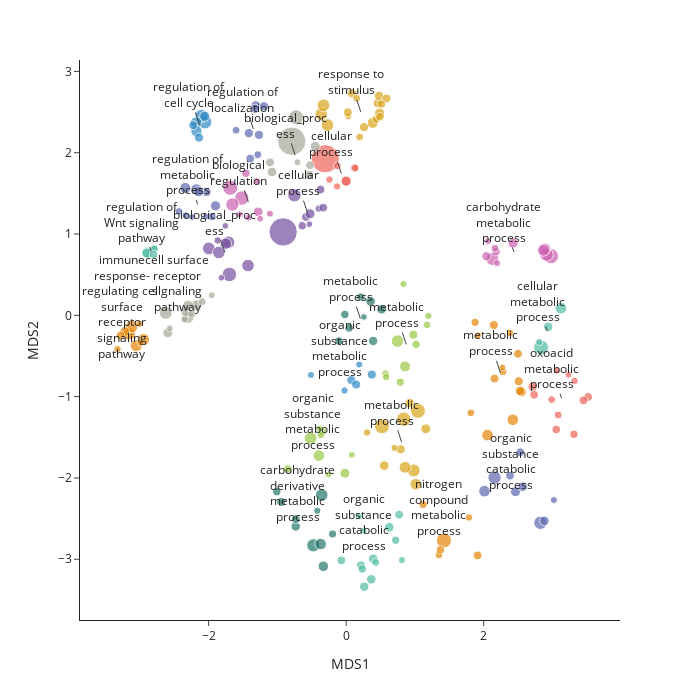

The notebook cell this image was saved under:
### Code cell
# plot interactive enrichment_plot

def plot_interactive_enrichment_mds(data, labels, centers, names, figsize=(700, 700), save=False, dir='int_enrichment.html'):
    fig = px.scatter(data,
                    x='MDS1',
                    y='MDS2',
                    color='hue',
                    size='Adjusted P-value',
                    hover_data={'Term': True,
                                'MDS1': False, # hide
                                'MDS2': False, # hide
                                'hue':False, # hide
                                'Adjusted P-value':False}, # hide
                    color_discrete_sequence=px.colors.qualitative.Vivid)

    fig.update_layout(template='simple_white',
                            height=figsize[0],
                            width=figsize[1],
                            showlegend=False)

    for i in range(len(np.unique(labels))):
        fig.add_annotation(x=centers[i][0],
                            y=centers[i][1],
                            text=list(map(customwrap, names))[i],
                            showarrow=True,
                            arrowhead=0)

    if save == True:
        # Save the plot as an HTML file
        pio.write_html(fig, f'{dir}')

    fig.show()

plot_interactive_enrichment_mds(data, labels, centers, names)

### Figure 1 — Plotly figure (JSON) as saved in the notebook; plotly's stock layout.template omitted (floating-point values rounded to 4 significant figures)
{"data": [{"customdata": [["glucuronate catabolic process", "5", 3.995], ["fructose catabolic process", "5", 3.995], ["oxaloacetate metabolic process", "5", 2.471], ["aspartate metabolic process", "5", 2.276], ["tyrosine metabolic process", "5", 2.452], ["L-phenylalanine metabolic process", "5", 1.784], ["oligosaccharide catabolic process", "5", 1.784], ["dicarboxylic acid biosynthetic process", "5", 1.663], ["tRNA aminoacylation", "5", 2.896], ["sulfur amino acid metabolic process", "5", 2.276], ["tricarboxylic acid metabolic process", "5", 1.474], ["glycine metabolic process", "5", 1.474], ["tRNA aminoacylation for protein translation", "5", 2.629], ["water-soluble vitamin metabolic process", "5", 2.005]], "hovertemplate": "Term=%{customdata[0]}<extra></extra>", "legendgroup": "5", "marker": {"color": "rgb(229, 134, 6)", "size": [3.995, 3.995, 2.471, 2.276, 2.452, 1.784, 1.784, 1.663, 2.896, 2.276, 1.474, 1.474, 2.629, 2.005], "sizemode": "area", "sizeref": 0.05875, "symbol": "circle"}, "mode": "markers", "name": "5", "orientation": "v", "showlegend": true, "type": "scatter", "x": [2.055, 2.424, 2.147, 2.499, 2.51, 2.28, 1.813, 2.381, 2.551, 2.158, 1.915, 2.272, 2.529, 1.875], "xaxis": "x", "y": [-1.473, -1.284, -0.1194, -0.4724, -0.8107, -0.6941, -1.199, -0.2168, -0.9423, -0.7774, -0.2471, -0.6421, -0.9294, -0.08647], "yaxis": "y"}, {"customdata": [["glucuronate catabolic process to xylulose 5-phosphate", "14", 3.995], ["tyrosine catabolic process", "14", 2.276], ["carbohydrate catabolic process", "14", 5.173], ["aromatic amino acid family catabolic process", "14", 2.928], ["aspartate family amino acid catabolic process", "14", 2.637], ["dicarboxylic acid catabolic process", "14", 2.245], ["cellular amino acid catabolic process", "14", 5.173], ["alpha-amino acid catabolic process", "14", 2.635], ["carboxylic acid catabolic process", "14", 1.474]], "hovertemplate": "Term=%{customdata[0]}<extra></extra>", "legendgroup": "14", "marker": {"color": "rgb(93, 105, 177)", "size": [3.995, 2.276, 5.173, 2.928, 2.637, 2.245, 5.173, 2.635, 1.474], "sizemode": "area", "sizeref": 0.05875, "symbol": "circle"}, "mode": "markers", "name": "14", "orientation": "v", "showlegend": true, "type": "scatter", "x": [2.012, 2.382, 2.157, 2.462, 2.566, 2.533, 2.824, 2.883, 3.021], "xaxis": "x", "y": [-2.162, -1.971, -1.995, -2.169, -2.107, -1.683, -2.552, -2.527, -2.272], "yaxis": "y"}, {"customdata": [["fructose catabolic process to hydroxyacetone phosphate and glyceraldehyde-3-phosphate", "24", 3.995], ["dicarboxylic acid metabolic process", "24", 6.488], ["folic acid metabolic process", "24", 2.637], ["pyruvate metabolic process", "24", 1.522]], "hovertemplate": "Term=%{customdata[0]}<extra></extra>", "legendgroup": "24", "marker": {"color": "rgb(82, 188, 163)", "size": [3.995, 6.488, 2.637, 1.522], "sizemode": "area", "sizeref": 0.05875, "symbol": "circle"}, "mode": "markers", "name": "24", "orientation": "v", "showlegend": true, "type": "scatter", "x": [3.123, 2.835, 2.937, 2.807], "xaxis": "x", "y": [0.08819, -0.3947, -0.141, -0.328], "yaxis": "y"}, {"customdata": [["xylulose 5-phosphate biosynthetic process", "13", 3.995], ["glyceraldehyde-3-phosphate metabolic process", "13", 4.76], ["glycerol-3-phosphate metabolic process", "13", 2.276], ["glycoside metabolic process", "13", 2.276], ["fructose 1,6-bisphosphate metabolic process", "13", 1.784], ["fructose 6-phosphate metabolic process", "13", 1.663], ["pentose-phosphate shunt", "13", 1.39], ["sphingolipid metabolic process", "13", 2.925], ["glycerophospholipid metabolic process", "13", 1.369]], "hovertemplate": "Term=%{customdata[0]}<extra></extra>", "legendgroup": "13", "marker": {"color": "rgb(153, 201, 69)", "size": [3.995, 4.76, 2.276, 2.276, 1.784, 1.663, 1.39, 2.925, 1.369], "sizemode": "area", "sizeref": 0.05875, "symbol": "circle"}, "mode": "markers", "name": "13", "orientation": "v", "showlegend": true, "type": "scatter", "x": [-0.3971, -0.518, -0.3452, -0.8494, -0.3799, -0.3705, -0.2571, -0.01741, 0.0827], "xaxis": "x", "y": [-1.724, -1.51, -1.427, -1.891, -1.4, -1.47, -1.958, -1.941, -1.715], "yaxis": "y"}, {"customdata": [["glycerol metabolic process", "3", 4.947], ["glycerol biosynthetic process", "3", 2.471], ["fructose metabolic process", "3", 3.029], ["hexose metabolic process", "3", 6.865], ["pentose metabolic process", "3", 2.074], ["glucose metabolic process", "3", 5.21], ["gluconeogenesis", "3", 4.378], ["hexose biosynthetic process", "3", 4.155], ["galactose metabolic process", "3", 1.784], ["glucan biosynthetic process", "3", 1.39], ["glycogen biosynthetic process", "3", 1.39]], "hovertemplate": "Term=%{customdata[0]}<extra></extra>", "legendgroup": "3", "marker": {"color": "rgb(204, 97, 176)", "size": [4.947, 2.471, 3.029, 6.865, 2.074, 5.21, 4.378, 4.155, 1.784, 1.39, 1.39], "sizemode": "area", "sizeref": 0.05875, "symbol": "circle"}, "mode": "markers", "name": "3", "orientation": "v", "showlegend": true, "type": "scatter", "x": [2.126, 2.04, 2.428, 2.978, 2.181, 2.913, 2.888, 2.869, 2.164, 2.061, 2.195], "xaxis": "x", "y": [0.6929, 0.7268, 0.8885, 0.728, 0.7824, 0.7477, 0.8152, 0.7995, 0.8256, 0.9124, 0.6419], "yaxis": "y"}, {"customdata": [["amino sugar catabolic process", "21", 3.273], ["nucleotide-sugar biosynthetic process", "21", 4.703], ["UDP-N-acetylglucosamine biosynthetic process", "21", 2.564], ["glycolipid metabolic process", "21", 5.173], ["amino sugar biosynthetic process", "21", 2.452], ["glycoside catabolic process", "21", 1.917], ["UDP-N-acetylglucosamine metabolic process", "21", 2.316], ["glycosphingolipid metabolic process", "21", 3.959], ["N-acetylglucosamine metabolic process", "21", 2.047], ["glycosaminoglycan metabolic process", "21", 1.559]], "hovertemplate": "Term=%{customdata[0]}<extra></extra>", "legendgroup": "21", "marker": {"color": "rgb(36, 121, 108)", "size": [3.273, 4.703, 2.564, 5.173, 2.452, 1.917, 2.316, 3.959, 2.047, 1.559], "sizemode": "area", "sizeref": 0.05875, "symbol": "circle"}, "mode": "markers", "name": "21", "orientation": "v", "showlegend": true, "type": "scatter", "x": [-0.3314, -0.3558, -0.7333, -0.4772, -0.9437, -0.1973, -0.7326, -0.3708, -1.009, -0.4204], "xaxis": "x", "y": [-3.085, -2.21, -2.597, -2.828, -2.296, -2.689, -2.507, -2.812, -2.169, -2.403], "yaxis": "y"}, {"customdata": [["proteasomal ubiquitin-independent protein catabolic process", "4", 6.474], ["peptide catabolic process", "4", 4.927], ["hydrogen peroxide catabolic process", "4", 2.479], ["phosphate-containing compound metabolic process", "4", 6.11], ["proteolysis", "4", 6.527], ["anaphase-promoting complex-dependent catabolic process", "4", 4.155], ["lipoprotein catabolic process", "4", 1.56], ["organophosphate biosynthetic process", "4", 2.831], ["sulfur compound catabolic process", "4", 2.768], ["SCF-dependent proteasomal ubiquitin-dependent protein catabolic process", "4", 3.949], ["NAD biosynthetic process", "4", 1.663], ["proteolysis involved in cellular protein catabolic process", "4", 2.607]], "hovertemplate": "Term=%{customdata[0]}<extra></extra>", "legendgroup": "4", "marker": {"color": "rgb(218, 165, 27)", "size": [6.474, 4.927, 2.479, 6.11, 6.527, 4.155, 1.56, 2.831, 2.768, 3.949, 1.663, 2.607], "sizemode": "area", "sizeref": 0.05875, "symbol": "circle"}, "mode": "markers", "name": "4", "orientation": "v", "showlegend": true, "type": "scatter", "x": [0.5203, 0.9818, 0.7932, 0.8375, 1.044, 0.8563, 0.7034, 1.157, 0.5535, 1.011, 0.3032, 0.9246], "xaxis": "x", "y": [-1.365, -1.907, -1.648, -1.277, -1.175, -1.869, -1.631, -1.396, -1.849, -2.077, -1.441, -1.078], "yaxis": "y"}, {"customdata": [["carnitine biosynthetic process", "6", 2.471], ["pyridine-containing compound metabolic process", "6", 2.471], ["amino-acid betaine biosynthetic process", "6", 2.471], ["carnitine metabolic process", "6", 1.474], ["angiotensin maturation", "6", 1.474], ["retinoid metabolic process", "6", 1.564]], "hovertemplate": "Term=%{customdata[0]}<extra></extra>", "legendgroup": "6", "marker": {"color": "rgb(47, 138, 196)", "size": [2.471, 2.471, 2.471, 1.474, 1.474, 1.564], "sizemode": "area", "sizeref": 0.05875, "symbol": "circle"}, "mode": "markers", "name": "6", "orientation": "v", "showlegend": true, "type": "scatter", "x": [0.07554, 0.3734, 0.1455, 0.1896, -0.512, -0.0237], "xaxis": "x", "y": [-0.7968, -0.7285, -0.8505, -0.6049, -0.7329, -0.9239], "yaxis": "y"}, {"customdata": [["neutrophil degranulation", "22", 23.5], ["inclusion body assembly", "22", 2.276], ["pre-replicative complex assembly", "22", 5.173], ["membrane raft organization", "22", 2.143], ["phagosome maturation", "22", 2.945], ["transferrin transport", "22", 2.297], ["protein homotetramerization", "22", 1.626], ["protein-DNA complex assembly", "22", 2.276], ["cell-cell junction organization", "22", 1.317]], "hovertemplate": "Term=%{customdata[0]}<extra></extra>", "legendgroup": "22", "marker": {"color": "rgb(118, 78, 159)", "size": [23.5, 2.276, 5.173, 2.143, 2.945, 2.297, 1.626, 2.276, 1.317], "sizemode": "area", "sizeref": 0.05875, "symbol": "circle"}, "mode": "markers", "name": "22", "orientation": "v", "showlegend": true, "type": "scatter", "x": [-0.9161, -0.5848, -0.7523, -0.6381, -0.5248, -0.3741, -0.3993, -0.3333, -0.5352], "xaxis": "x", "y": [1.026, 1.21, 1.476, 1.102, 1.249, 1.547, 1.313, 1.325, 1.122], "yaxis": "y"}, {"customdata": [["neutrophil activation involved in immune response", "20", 23.5], ["lytic vacuole organization", "20", 3.237], ["Arp2/3 complex-mediated actin nucleation", "20", 2.143], ["lysosome organization", "20", 2.896], ["actin filament depolymerization", "20", 1.56], ["vesicle transport along actin filament", "20", 1.793], ["actin nucleation", "20", 1.663], ["actin filament-based transport", "20", 1.663]], "hovertemplate": "Term=%{customdata[0]}<extra></extra>", "legendgroup": "20", "marker": {"color": "rgb(237, 100, 90)", "size": [23.5, 3.237, 2.143, 2.896, 1.56, 1.793, 1.663, 1.663], "sizemode": "area", "sizeref": 0.05875, "symbol": "circle"}, "mode": "markers", "name": "20", "orientation": "v", "showlegend": true, "type": "scatter", "x": [-0.3054, -0.0001258, 0.1214, -0.0001258, -0.1315, -0.1286, 0.1318, -0.2431], "xaxis": "x", "y": [1.925, 1.651, 1.813, 1.651, 1.585, 1.837, 1.813, 1.67], "yaxis": "y"}, {"customdata": [["neutrophil mediated immunity", "1", 23.5], ["antigen processing and presentation of exogenous peptide antigen via MHC class I", "1", 6.545], ["phagosome acidification", "1", 2.754], ["iron ion transport", "1", 2.945], ["intracellular pH reduction", "1", 2.353], ["lysosome localization", "1", 2.276], ["cellular protein catabolic process", "1", 2.543], ["cellular iron ion homeostasis", "1", 1.433]], "hovertemplate": "Term=%{customdata[0]}<extra></extra>", "legendgroup": "1", "marker": {"color": "rgb(165, 170, 153)", "size": [23.5, 6.545, 2.754, 2.945, 2.353, 2.276, 2.543, 1.433], "sizemode": "area", "sizeref": 0.05875, "symbol": "circle"}, "mode": "markers", "name": "1", "orientation": "v", "showlegend": true, "type": "scatter", "x": [-0.7912, -0.7289, -1.078, -0.4495, -1.107, -0.526, -0.535, -0.7084], "xaxis": "x", "y": [2.142, 2.436, 1.763, 2.079, 1.881, 1.846, 1.726, 1.882], "yaxis": "y"}, {"customdata": [["N-acetylneuraminate catabolic process", "0", 2.276], ["organonitrogen compound catabolic process", "0", 6.712], ["N-acetylneuraminate metabolic process", "0", 1.663], ["nucleotide catabolic process", "0", 2.047], ["protein catabolic process", "0", 1.802], ["proteasomal protein catabolic process", "0", 1.974]], "hovertemplate": "Term=%{customdata[0]}<extra></extra>", "legendgroup": "0", "marker": {"color": "rgb(229, 134, 6)", "size": [2.276, 6.712, 1.663, 2.047, 1.802, 1.974], "sizemode": "area", "sizeref": 0.05875, "symbol": "circle"}, "mode": "markers", "name": "0", "orientation": "v", "showlegend": true, "type": "scatter", "x": [1.911, 1.422, 1.785, 1.12, 1.35, 1.371], "xaxis": "x", "y": [-2.952, -2.768, -2.486, -2.325, -2.946, -2.883], "yaxis": "y"}, {"customdata": [["negative regulation of establishment of protein localization to mitochondrion", "18", 2.276], ["positive regulation of establishment of protein localization to telomere", "18", 2.681], ["regulation of establishment of protein localization to telomere", "18", 2.564], ["regulation of protein localization to Cajal body", "18", 2.564], ["positive regulation of protein localization to Cajal body", "18", 2.564], ["positive regulation of protein localization to chromosome, telomeric region", "18", 2.452], ["regulation of telomerase RNA localization to Cajal body", "18", 1.866], ["positive regulation of establishment of protein localization", "18", 1.793]], "hovertemplate": "Term=%{customdata[0]}<extra></extra>", "legendgroup": "18", "marker": {"color": "rgb(93, 105, 177)", "size": [2.276, 2.681, 2.564, 2.564, 2.564, 2.452, 1.866, 1.793], "sizemode": "area", "sizeref": 0.05875, "symbol": "circle"}, "mode": "markers", "name": "18", "orientation": "v", "showlegend": true, "type": "scatter", "x": [-1.395, -1.314, -1.194, -1.268, -1.415, -1.323, -1.285, -1.6], "xaxis": "x", "y": [1.928, 2.581, 2.57, 2.219, 2.241, 2.54, 1.975, 2.276], "yaxis": "y"}, {"customdata": [["glycosylceramide catabolic process", "7", 2.276], ["glycosyl compound catabolic process", "7", 2.276], ["glycosphingolipid catabolic process", "7", 2.681], ["membrane lipid catabolic process", "7", 2.681], ["ganglioside catabolic process", "7", 2.074], ["carbohydrate derivative catabolic process", "7", 2.637], ["ceramide catabolic process", "7", 2.047], ["phospholipid catabolic process", "7", 2.276], ["nucleoside catabolic process", "7", 1.474], ["keratan sulfate catabolic process", "7", 1.474], ["chondroitin sulfate catabolic process", "7", 1.39], ["glycosaminoglycan catabolic process", "7", 2.681], ["aminoglycan catabolic process", "7", 1.849]], "hovertemplate": "Term=%{customdata[0]}<extra></extra>", "legendgroup": "7", "marker": {"color": "rgb(82, 188, 163)", "size": [2.276, 2.276, 2.681, 2.681, 2.074, 2.637, 2.047, 2.276, 1.474, 1.474, 1.39, 2.681, 1.849], "sizemode": "area", "sizeref": 0.05875, "symbol": "circle"}, "mode": "markers", "name": "7", "orientation": "v", "showlegend": true, "type": "scatter", "x": [0.2152, -0.07058, 0.3659, 0.6266, 0.2339, 0.263, 0.719, 0.7703, 0.8114, 0.1853, 0.2542, 0.394, 0.43], "xaxis": "x", "y": [-3.073, -3.012, -3.247, -2.606, -3.12, -3.337, -2.766, -2.451, -3.01, -2.472, -2.645, -2.994, -3.038], "yaxis": "y"}, {"customdata": [["folic acid-containing compound metabolic process", "8", 4.619], ["nonribosomal peptide biosynthetic process", "8", 2.452], ["glutathione biosynthetic process", "8", 1.56], ["ethanol oxidation", "8", 1.474], ["peptide metabolic process", "8", 3.533], ["cellular modified amino acid biosynthetic process", "8", 1.729], ["sulfur compound biosynthetic process", "8", 2.047], ["cellular amide metabolic process", "8", 2.0], ["protein deubiquitination", "8", 1.779], ["protein modification by small protein removal", "8", 1.659]], "hovertemplate": "Term=%{customdata[0]}<extra></extra>", "legendgroup": "8", "marker": {"color": "rgb(153, 201, 69)", "size": [4.619, 2.452, 1.56, 1.474, 3.533, 1.729, 2.047, 2.0, 1.779, 1.659], "sizemode": "area", "sizeref": 0.05875, "symbol": "circle"}, "mode": "markers", "name": "8", "orientation": "v", "showlegend": true, "type": "scatter", "x": [0.7478, 0.9771, 1.197, 0.8325, 0.8567, 1.175, 1.018, 0.788, 0.5725, 0.581], "xaxis": "x", "y": [-0.3168, -0.238, -0.006544, 0.3842, -0.6284, -0.1163, -0.3562, -0.8222, -0.7161, -0.7577], "yaxis": "y"}, {"customdata": [["regulation of cellular amino acid metabolic process", "16", 6.626], ["regulation of cellular amine metabolic process", "16", 6.138], ["regulation of cellular ketone metabolic process", "16", 5.173], ["positive regulation of telomerase RNA localization to Cajal body", "16", 2.143], ["regulation of plasminogen activation", "16", 1.474], ["regulation of angiotensin levels in blood", "16", 1.474], ["regulation of proteolysis involved in cellular protein catabolic process", "16", 1.433], ["regulation of cholesterol transport", "16", 1.433], ["protein stabilization", "16", 2.823], ["regulation of mitochondrial membrane potential", "16", 1.41]], "hovertemplate": "Term=%{customdata[0]}<extra></extra>", "legendgroup": "16", "marker": {"color": "rgb(204, 97, 176)", "size": [6.626, 6.138, 5.173, 2.143, 1.474, 1.474, 1.433, 1.433, 2.823, 1.41], "sizemode": "area", "sizeref": 0.05875, "symbol": "circle"}, "mode": "markers", "name": "16", "orientation": "v", "showlegend": true, "type": "scatter", "x": [-1.685, -1.518, -1.654, -1.459, -1.422, -1.108, -1.554, -1.297, -1.279, -1.25], "xaxis": "x", "y": [1.568, 1.442, 1.363, 1.748, 1.202, 1.25, 1.241, 1.65, 1.272, 1.189], "yaxis": "y"}, {"customdata": [["removal of superoxide radicals", "19", 2.681], ["mycotoxin metabolic process", "19", 2.143], ["aflatoxin metabolic process", "19", 2.143], ["organic heteropentacyclic compound metabolic process", "19", 2.143], ["hydrogen peroxide metabolic process", "19", 2.681], ["neurotransmitter biosynthetic process", "19", 1.309], ["glutathione metabolic process", "19", 1.984], ["DNA-dependent DNA replication", "19", 2.591]], "hovertemplate": "Term=%{customdata[0]}<extra></extra>", "legendgroup": "19", "marker": {"color": "rgb(36, 121, 108)", "size": [2.681, 2.143, 2.143, 2.143, 2.681, 1.309, 1.984, 2.591], "sizemode": "area", "sizeref": 0.05875, "symbol": "circle"}, "mode": "markers", "name": "19", "orientation": "v", "showlegend": true, "type": "scatter", "x": [0.3544, -0.01859, -0.1052, 0.04385, 0.5155, 0.2584, 0.2122, 0.3925], "xaxis": "x", "y": [0.1721, 0.01107, -0.3171, -0.1543, 0.07457, -0.01927, 0.2256, -0.315], "yaxis": "y"}, {"customdata": [["cellular response to superoxide", "9", 2.564], ["regulation of transcription from RNA polymerase II promoter in response to hypoxia", "9", 4.624], ["regulation of transcription from RNA polymerase II promoter in response to stress", "9", 4.687], ["cellular response to lectin", "9", 4.761], ["cellular response to hypoxia", "9", 3.629], ["response to chemokine", "9", 1.309], ["response to unfolded protein", "9", 2.359], ["cellular response to amino acid starvation", "9", 2.607], ["response to amino acid starvation", "9", 2.57], ["cellular response to insulin stimulus", "9", 3.062], ["cellular response to oxidative stress", "9", 2.681], ["cellular response to interleukin-12", "9", 1.779], ["cellular response to chemical stress", "9", 2.331], ["response to insulin", "9", 1.779], ["cellular response to interleukin-1", "9", 2.047], ["cellular response to tumor necrosis factor", "9", 2.155], ["cellular response to starvation", "9", 1.993]], "hovertemplate": "Term=%{customdata[0]}<extra></extra>", "legendgroup": "9", "marker": {"color": "rgb(218, 165, 27)", "size": [2.564, 4.624, 4.687, 4.761, 3.629, 1.309, 2.359, 2.607, 2.57, 3.062, 2.681, 1.779, 2.331, 1.779, 2.047, 2.155, 1.993], "sizemode": "area", "sizeref": 0.05875, "symbol": "circle"}, "mode": "markers", "name": "9", "orientation": "v", "showlegend": true, "type": "scatter", "x": [0.2598, -0.3628, -0.3297, -0.2719, 0.3865, 0.02963, 0.0239, 0.461, 0.08345, 0.4866, 0.4781, 0.1964, 0.5847, 0.1523, 0.4384, 0.4913, 0.5137], "xaxis": "x", "y": [2.314, 2.474, 2.584, 2.34, 2.368, 2.446, 2.497, 2.608, 2.732, 2.486, 2.697, 2.195, 2.667, 2.67, 2.413, 2.442, 2.599], "yaxis": "y"}, {"customdata": [["negative regulation of cell cycle G2/M phase transition", "11", 5.615], ["negative regulation of G2/M transition of mitotic cell cycle", "11", 5.038], ["negative regulation of mitotic cell cycle phase transition", "11", 3.82], ["regulation of cell cycle phase transition", "11", 3.696], ["regulation of G2/M transition of mitotic cell cycle", "11", 3.046], ["regulation of mitotic cell cycle", "11", 2.452], ["regulation of mitotic cell cycle phase transition", "11", 2.276]], "hovertemplate": "Term=%{customdata[0]}<extra></extra>", "legendgroup": "11", "marker": {"color": "rgb(47, 138, 196)", "size": [5.615, 5.038, 3.82, 3.696, 3.046, 2.452, 2.276], "sizemode": "area", "sizeref": 0.05875, "symbol": "circle"}, "mode": "markers", "name": "11", "orientation": "v", "showlegend": true, "type": "scatter", "x": [-2.053, -2.103, -2.183, -2.177, -2.056, -2.14, -2.224], "xaxis": "x", "y": [2.377, 2.454, 2.371, 2.265, 2.447, 2.186, 2.338], "yaxis": "y"}, {"customdata": [["antigen processing and presentation of exogenous peptide antigen via MHC class I, TAP-dependent", "2", 6.159], ["regulation of hematopoietic stem cell differentiation", "2", 4.761], ["NIK/NF-kappaB signaling", "2", 4.651], ["regulation of hematopoietic progenitor cell differentiation", "2", 4.624], ["regulation of establishment of planar polarity", "2", 4.651], ["regulation of stem cell differentiation", "2", 3.863], ["antigen processing and presentation of endogenous peptide antigen", "2", 1.309], ["regulation of axonogenesis", "2", 1.663], ["positive regulation of stress fiber assembly", "2", 1.304]], "hovertemplate": "Term=%{customdata[0]}<extra></extra>", "legendgroup": "2", "marker": {"color": "rgb(118, 78, 159)", "size": [6.159, 4.761, 4.651, 4.624, 4.651, 3.863, 1.309, 1.663, 1.304], "sizemode": "area", "sizeref": 0.05875, "symbol": "circle"}, "mode": "markers", "name": "2", "orientation": "v", "showlegend": true, "type": "scatter", "x": [-1.698, -1.997, -1.427, -1.71, -1.852, -1.751, -1.815, -1.868, -1.757], "xaxis": "x", "y": [0.5025, 0.8225, 0.6121, 0.8988, 0.7737, 0.8813, 0.462, 0.9203, 1.1], "yaxis": "y"}, {"customdata": [["alpha-amino acid biosynthetic process", "12", 1.784], ["aspartate family amino acid metabolic process", "12", 2.637], ["canonical glycolysis", "12", 2.276], ["glucose catabolic process to pyruvate", "12", 2.276], ["glycolytic process through glucose-6-phosphate", "12", 2.222], ["carboxylic acid biosynthetic process", "12", 1.39], ["glutamine family amino acid metabolic process", "12", 2.276], ["glycolytic process", "12", 1.971], ["oxoacid metabolic process", "12", 1.659], ["alpha-amino acid metabolic process", "12", 1.849], ["monocarboxylic acid metabolic process", "12", 1.431]], "hovertemplate": "Term=%{customdata[0]}<extra></extra>", "legendgroup": "12", "marker": {"color": "rgb(237, 100, 90)", "size": [1.784, 2.637, 2.276, 2.276, 2.222, 1.39, 2.276, 1.971, 1.659, 1.849, 1.431], "sizemode": "area", "sizeref": 0.05875, "symbol": "circle"}, "mode": "markers", "name": "12", "orientation": "v", "showlegend": true, "type": "scatter", "x": [2.989, 2.713, 3.518, 3.45, 3.056, 3.063, 2.734, 3.313, 3.322, 3.082, 3.233], "xaxis": "x", "y": [-1.036, -0.8774, -1.004, -1.045, -1.403, -0.6796, -0.9762, -1.462, -0.8067, -1.225, -0.7292], "yaxis": "y"}, {"customdata": [["Wnt signaling pathway, planar cell polarity pathway", "15", 4.761], ["ephrin receptor signaling pathway", "15", 4.249], ["interleukin-1-mediated signaling pathway", "15", 3.729], ["semaphorin-plexin signaling pathway involved in neuron projection guidance", "15", 1.39], ["tumor necrosis factor-mediated signaling pathway", "15", 3.533], ["non-canonical Wnt signaling pathway", "15", 3.237], ["interleukin-12-mediated signaling pathway", "15", 1.849], ["vascular endothelial growth factor receptor signaling pathway", "15", 1.718], ["transmembrane receptor protein tyrosine kinase signaling pathway", "15", 2.926], ["insulin receptor signaling pathway", "15", 1.544], ["cytokine-mediated signaling pathway", "15", 1.348]], "hovertemplate": "Term=%{customdata[0]}<extra></extra>", "legendgroup": "15", "marker": {"color": "rgb(165, 170, 153)", "size": [4.761, 4.249, 3.729, 1.39, 3.533, 3.237, 1.849, 1.718, 2.926, 1.544, 1.348], "sizemode": "area", "sizeref": 0.05875, "symbol": "circle"}, "mode": "markers", "name": "15", "orientation": "v", "showlegend": true, "type": "scatter", "x": [-2.623, -2.302, -2.179, -1.954, -2.325, -2.299, -2.093, -2.245, -2.593, -2.35, -2.564], "xaxis": "x", "y": [0.02912, -0.02608, 0.1218, 0.2476, 0.04734, 0.123, 0.1691, 0.01833, -0.2149, -0.04952, -0.1573], "yaxis": "y"}, {"customdata": [["stimulatory C-type lectin receptor signaling pathway", "10", 4.761], ["innate immune response activating cell surface receptor signaling pathway", "10", 4.651], ["Fc-epsilon receptor signaling pathway", "10", 4.32], ["Fc receptor signaling pathway", "10", 4.284], ["T cell receptor signaling pathway", "10", 2.831], ["antigen receptor-mediated signaling pathway", "10", 2.297], ["Fc-gamma receptor signaling pathway involved in phagocytosis", "10", 1.599], ["Fc-gamma receptor signaling pathway", "10", 1.566], ["Fc receptor mediated stimulatory signaling pathway", "10", 1.514]], "hovertemplate": "Term=%{customdata[0]}<extra></extra>", "legendgroup": "10", "marker": {"color": "rgb(229, 134, 6)", "size": [4.761, 4.651, 4.32, 4.284, 2.831, 2.297, 1.599, 1.566, 1.514], "sizemode": "area", "sizeref": 0.05875, "symbol": "circle"}, "mode": "markers", "name": "10", "orientation": "v", "showlegend": true, "type": "scatter", "x": [-3.155, -3.118, -2.946, -3.052, -3.22, -3.281, -3.325, -2.988, -3.007], "xaxis": "x", "y": [-0.2258, -0.1379, -0.2986, -0.3728, -0.2001, -0.249, -0.4159, -0.3348, -0.1036], "yaxis": "y"}, {"customdata": [["regulation of mRNA catabolic process", "23", 3.939], ["positive regulation of nitric oxide metabolic process", "23", 2.025], ["regulation of mRNA stability", "23", 3.725], ["regulation of primary metabolic process", "23", 3.046], ["positive regulation of telomere maintenance via telomerase", "23", 1.754], ["positive regulation of telomere maintenance via telomere lengthening", "23", 1.61], ["regulation of macroautophagy", "23", 2.546], ["positive regulation of nitric oxide biosynthetic process", "23", 1.331], ["regulation of autophagy", "23", 3.054], ["positive regulation of DNA biosynthetic process", "23", 1.346]], "hovertemplate": "Term=%{customdata[0]}<extra></extra>", "legendgroup": "23", "marker": {"color": "rgb(93, 105, 177)", "size": [3.939, 2.025, 3.725, 3.046, 1.754, 1.61, 2.546, 1.331, 3.054, 1.346], "sizemode": "area", "sizeref": 0.05875, "symbol": "circle"}, "mode": "markers", "name": "23", "orientation": "v", "showlegend": true, "type": "scatter", "x": [-2.177, -1.951, -2.339, -1.9, -2.432, -2.335, -2.031, -2.043, -2.145, -2.241], "xaxis": "x", "y": [1.546, 1.214, 1.565, 1.347, 1.278, 1.228, 1.518, 1.216, 1.522, 1.209], "yaxis": "y"}, {"customdata": [["positive regulation of canonical Wnt signaling pathway", "17", 3.66], ["positive regulation of Wnt signaling pathway", "17", 2.945], ["negative regulation of canonical Wnt signaling pathway", "17", 1.849], ["negative regulation of Wnt signaling pathway", "17", 1.798], ["regulation of canonical Wnt signaling pathway", "17", 1.975]], "hovertemplate": "Term=%{customdata[0]}<extra></extra>", "legendgroup": "17", "marker": {"color": "rgb(82, 188, 163)", "size": [3.66, 2.945, 1.849, 1.798, 1.975], "sizemode": "area", "sizeref": 0.05875, "symbol": "circle"}, "mode": "markers", "name": "17", "orientation": "v", "showlegend": true, "type": "scatter", "x": [-2.891, -2.897, -2.799, -2.787, -2.799], "xaxis": "x", "y": [0.7712, 0.7653, 0.8224, 0.8177, 0.7463], "yaxis": "y"}], "layout": {"annotations": [{"arrowhead": 0, "showarrow": true, "text": "nitrogen<br>compound<br>metabolic<br>process", "x": 1.493, "y": -2.727}, {"arrowhead": 0, "showarrow": true, "text": "biological_proc<br>ess", "x": -0.7405, "y": 1.969}, {"arrowhead": 0, "showarrow": true, "text": "biological_proc<br>ess", "x": -1.764, "y": 0.7748}, {"arrowhead": 0, "showarrow": true, "text": "carbohydrate<br>metabolic<br>process", "x": 2.44, "y": 0.7783}, {"arrowhead": 0, "showarrow": true, "text": "metabolic<br>process", "x": 0.8072, "y": -1.559}, {"arrowhead": 0, "showarrow": true, "text": "metabolic<br>process", "x": 2.244, "y": -0.7067}, {"arrowhead": 0, "showarrow": true, "text": "organic<br>substance<br>metabolic<br>process", "x": 0.04139, "y": -0.7729}, {"arrowhead": 0, "showarrow": true, "text": "organic<br>substance<br>catabolic<br>process", "x": 0.3999, "y": -2.906}, {"arrowhead": 0, "showarrow": true, "text": "metabolic<br>process", "x": 0.8745, "y": -0.3574}, {"arrowhead": 0, "showarrow": true, "text": "response to<br>stimulus", "x": 0.213, "y": 2.502}, {"arrowhead": 0, "showarrow": true, "text": "immune<br>response-<br>regulating cell<br>surface<br>receptor<br>signaling<br>pathway", "x": -3.121, "y": -0.2598}, {"arrowhead": 0, "showarrow": true, "text": "regulation of<br>cell cycle", "x": -2.134, "y": 2.348}, {"arrowhead": 0, "showarrow": true, "text": "oxoacid<br>metabolic<br>process", "x": 3.134, "y": -1.022}, {"arrowhead": 0, "showarrow": true, "text": "organic<br>substance<br>metabolic<br>process", "x": -0.3391, "y": -1.671}, {"arrowhead": 0, "showarrow": true, "text": "organic<br>substance<br>catabolic<br>process", "x": 2.538, "y": -2.16}, {"arrowhead": 0, "showarrow": true, "text": "cell surface<br>receptor<br>signaling<br>pathway", "x": -2.321, "y": 0.02805}, {"arrowhead": 0, "showarrow": true, "text": "biological<br>regulation", "x": -1.423, "y": 1.393}, {"arrowhead": 0, "showarrow": true, "text": "regulation of<br>Wnt signaling<br>pathway", "x": -2.834, "y": 0.7846}, {"arrowhead": 0, "showarrow": true, "text": "regulation of<br>localization", "x": -1.349, "y": 2.291}, {"arrowhead": 0, "showarrow": true, "text": "metabolic<br>process", "x": 0.2066, "y": -0.04029}, {"arrowhead": 0, "showarrow": true, "text": "cellular<br>process", "x": -0.06945, "y": 1.743}, {"arrowhead": 0, "showarrow": true, "text": "carbohydrate<br>derivative<br>metabolic<br>process", "x": -0.5571, "y": -2.56}, {"arrowhead": 0, "showarrow": true, "text": "cellular<br>process", "x": -0.562, "y": 1.263}, {"arrowhead": 0, "showarrow": true, "text": "regulation of<br>metabolic<br>process", "x": -2.159, "y": 1.364}, {"arrowhead": 0, "showarrow": true, "text": "cellular<br>metabolic<br>process", "x": 2.925, "y": -0.1939}], "height": 700, "legend": {"itemsizing": "constant", "title": {"text": "hue"}, "tracegroupgap": 0}, "margin": {"t": 60}, "showlegend": false, "width": 700, "xaxis": {"anchor": "y", "domain": [0, 1], "title": {"text": "MDS1"}}, "yaxis": {"anchor": "x", "domain": [0, 1], "title": {"text": "MDS2"}}}}
